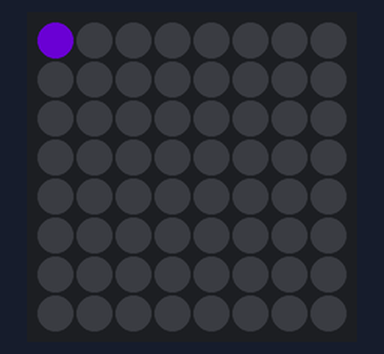
This program was run on a simulated Raspberry Pi (BCM pin numbers) with a Sense HAT. On the bench: the Sense HAT's 8×8 RGB LED matrix. Dim RGB values are drawn brighter than linear; random numbers come from a fixed seed. At 1.4 s the program stops and its outputs stay as they are.

Above: at 0.17 s.
At 1.08 s:
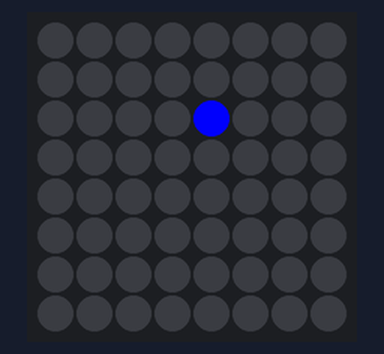

The program:

loop_gjennom_alle_piksler.py
```python
from sense_hat import SenseHat
from time import sleep
import random

sense = SenseHat()

# Innstillingar
plasseringX = 0 # Startplassering for pikselen (NB: 0,0 oppe i venstre hjørne. Pos. x til høgre, pos. y nedover)
plasseringY = 0
fargePiksel = (0, 0, 255)
fart = 0.01 # Eigentleg, "sovetid" mellom kvar pixel-påslåing. Lågare tal, raskare oppdatering
antallIterasjonar = 1
fjernGamlePiksler = True # Skal pikslane bli ståande på eller bli slått av for kvar nye oppteikning?

# Ein funksjon me kan bruke om me vil, for å teikne med tilfeldig farge
def tilfeldigFarge():
  r = random.randint(0,255)
  g = random.randint(0,255)
  b = random.randint(0,255)
  return (r, g, b)

for x in range(antallIterasjonar):
  sense.clear()

  # Ein loop som set fargar på alle pikslane ein og ein
  for x in range(0,8): # NB: 0 til og med 7, gjer 8 ulike verdiar
    for y in range (0,8):
      sense.set_pixel(plasseringX+x, plasseringY+y, tilfeldigFarge()) # Byt gjerne ut "tilfeldigFarge()" med "fargePiksel" om du vil ha same farge
      sleep(fart)
      if fjernGamlePiksler:
        sense.clear()

  sense.clear()

  for y in range(0,8): # NB: 0 til og med 7, gjer 8 ulike verdiar
    for x in range (0,8):
      sense.set_pixel(plasseringX+x, plasseringY+y, fargePiksel)
      sleep(fart)
      if fjernGamlePiksler:
        sense.clear()

sense.clear() # Slår av alt tilslutt
```
